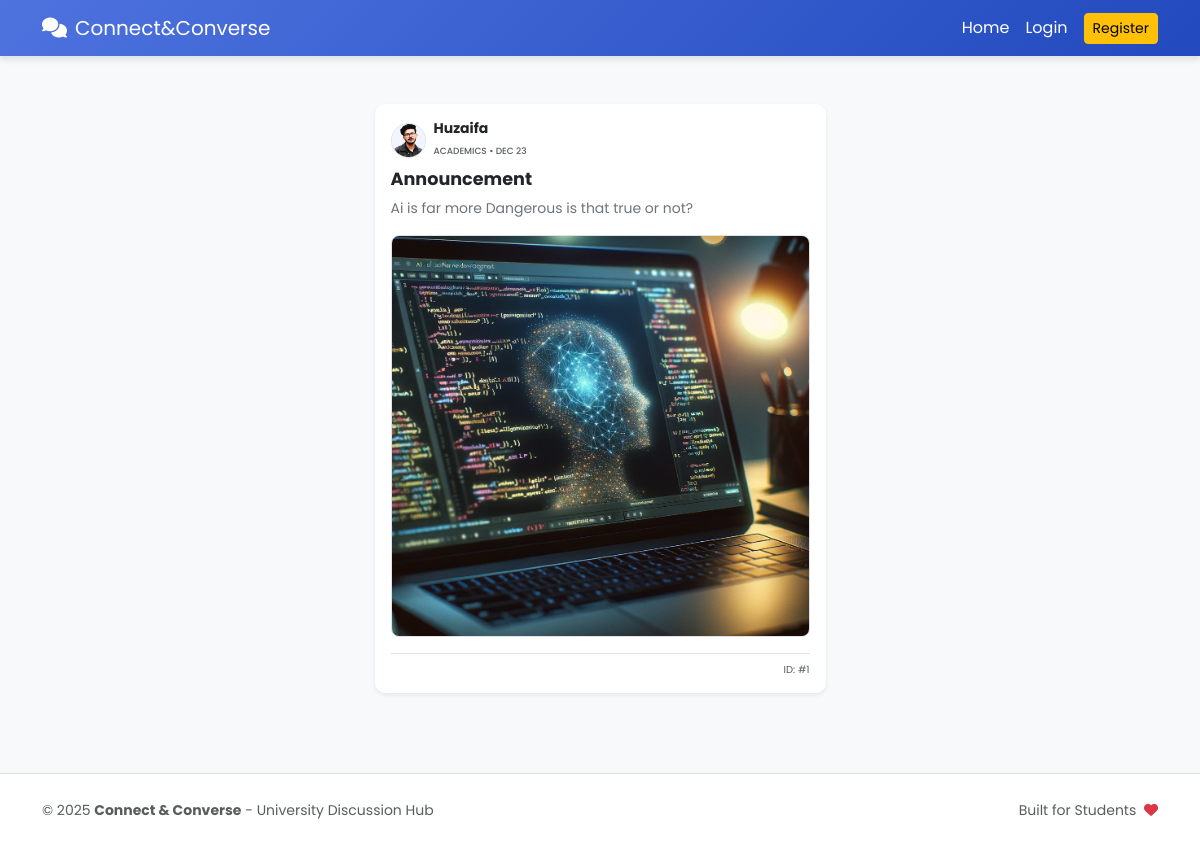
Page /view-thread.php?id=1 on the committed database.
### tables this page shows
CREATE TABLE `posts` (
  `id` int(11) NOT NULL,
  `user_id` int(11) DEFAULT NULL,
  `category_id` int(11) DEFAULT NULL,
  `title` varchar(255) NOT NULL,
  `content` text NOT NULL,
  `image` varchar(255) DEFAULT NULL,
  `created_at` timestamp NOT NULL DEFAULT current_timestamp()
);

CREATE TABLE `users` (
  `id` int(11) NOT NULL,
  `username` varchar(50) NOT NULL,
  `email` varchar(100) NOT NULL,
  `password` varchar(255) NOT NULL,
  `profile_pic` varchar(255) DEFAULT 'default.png',
  `role` enum('admin','user') DEFAULT 'user',
  `status` varchar(20) DEFAULT 'active',
  `is_verified` tinyint(1) DEFAULT 0,
  `created_at` timestamp NOT NULL DEFAULT current_timestamp()
);

CREATE TABLE `categories` (
  `id` int(11) NOT NULL,
  `name` varchar(50) NOT NULL,
  `slug` varchar(50) NOT NULL
);

### view-thread.php (the view, shortened to what this page needs)
<?php include 'includes/header.php';
$post_id = mysqli_real_escape_string($conn, $_GET['id']);
$query = "SELECT posts.*, users.username, users.profile_pic, categories.name as cat_name
          FROM posts
          JOIN users ON posts.user_id = users.id
          JOIN categories ON posts.category_id = categories.id
          WHERE posts.id = '$post_id'";
$result = mysqli_query($conn, $query);
$post = mysqli_fetch_assoc($result);
?>
<div class="container mt-4 flex-grow-1">
    <div class="row justify-content-center">
        <div class="col-md-5 col-lg-5 col-sm-12">
            <div class="card border-0 shadow-sm mb-3" style="border-radius: 10px;">
                <div class="card-body p-3">
                    <div class="d-flex align-items-center mb-2">
                        <a href="view-profile.php?username=<?php echo $post['username']; ?>">
                            <img src="uploads/profiles/<?php echo $post['profile_pic']; ?>" class="rounded-circle me-2 border" width="35" height="35" style="object-fit:cover;">
                        </a>
                        <div>
                            <h6 class="mb-0 fw-bold small">
                                <a href="view-profile.php?username=<?php echo $post['username']; ?>" class="text-dark text-decoration-none">
                                    <?php echo $post['username']; ?>
                                </a>
                            </h6>
                            <span style="font-size: 9px;" class="text-muted text-uppercase fw-medium"><?php echo $post['cat_name']; ?> • <?php echo date('M d', strtotime($post['created_at'])); ?></span>
                        </div>
                    </div>
                    <h5 class="fw-bold mb-2" style="font-size: 1.1rem;"><?php echo $post['title']; ?></h5>
                    <p class="text-secondary mb-3 small" style="line-height: 1.5;"><?php echo nl2br($post['content']); ?></p>
                    <?php if(!empty($post['image'])): ?>
                        <div class="rounded-3 overflow-hidden mb-3 border">
                            <img src="uploads/posts/<?php echo $post['image']; ?>" class="img-fluid w-100" style="max-height: 400px; object-fit: cover;">
                        </div>
                    <?php endif; ?>
                    <div class="d-flex align-items-center justify-content-between border-top pt-2 mt-2">
                        <span class="text-muted" style="font-size: 10px;">ID: #<?php echo $post_id; ?></span>
                    </div>
                </div>
            </div>
            <div class="mb-3">
                <div id="comments-list" class="pb-5">
                </div>
            </div>
        </div>
    </div>
</div>
<?php include 'includes/footer.php'; ?>

### includes/header.php (style rules this page uses)
html, body { height: 100%; margin: 0; }
body { display: flex; flex-direction: column; font-family: 'Poppins', sans-serif; background-color: #f8f9fa; }
.flex-grow-1 { flex: 1 0 auto; }
.card { border: none; border-radius: 12px; box-shadow: 0 2px 10px rgba(0,0,0,0.05); }

### rows in the picture
posts: user.profile_pic (picture), user.username "Huzaifa", category.name "ACADEMICS", created_at "DEC 23", title "Announcement", content "Ai is far more Dangerous is that true or not?", image (picture)

### other values in the picture
$post_id "1"
